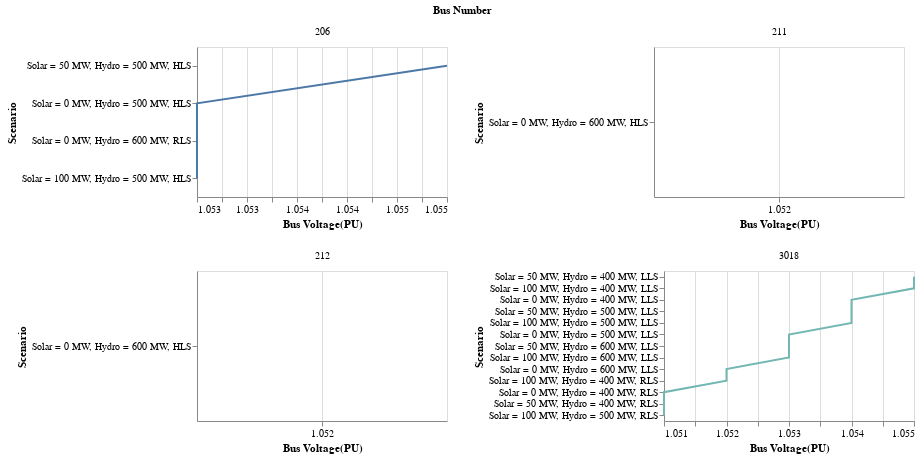

The cell this chart's notebook holds for it:
### Markdown cell above
##### Upper voltage limit violation plot

### Code cell
alt.Chart(volt_high).mark_line().encode(
    alt.X('Bus Voltage(PU)', axis=alt.Axis(format='.3f'), scale=alt.Scale(nice=False, zero=False)),
    alt.Y('Scenario', sort='-x'),
    alt.Color('Bus Number:N', legend=None)).properties(height = 150, width = 250).facet('Bus Number:N',columns=2).resolve_scale(x='independent', y = 'independent')

### Figure 1 — Vega-Lite specification as saved in the notebook (floating-point values rounded to 4 significant figures)
{"config": {"view": {"continuousWidth": 300, "continuousHeight": 300}}, "data": {"name": "data-6e38bf1df7dda42db30452625efdd4ba"}, "facet": {"field": "Bus Number", "type": "nominal"}, "spec": {"mark": {"type": "line"}, "encoding": {"color": {"field": "Bus Number", "legend": null, "type": "nominal"}, "x": {"axis": {"format": ".3f"}, "field": "Bus Voltage(PU)", "scale": {"nice": false, "zero": false}, "type": "quantitative"}, "y": {"field": "Scenario", "sort": "-x", "type": "nominal"}}, "height": 150, "width": 250}, "columns": 2, "resolve": {"scale": {"x": "independent", "y": "independent"}}, "$schema": "https://vega.github.io/schema/vega-lite/v5.20.1.json", "datasets": {"data-6e38bf1df7dda42db30452625efdd4ba": [{"Scenario": "Solar = 0 MW, Hydro = 400 MW, LLS", "Bus Number": 3018, "Bus Name": "CATDOG_G    ", "Area": 5, "Base Voltage": 13.8, "Bus Voltage(PU)": 1.054, "Bus Voltage(kV)": 14.55, "Voltage Range": "1.05<Vbus<1.1"}, {"Scenario": "Solar = 0 MW, Hydro = 400 MW, RLS", "Bus Number": 3018, "Bus Name": "CATDOG_G    ", "Area": 5, "Base Voltage": 13.8, "Bus Voltage(PU)": 1.051, "Bus Voltage(kV)": 14.5, "Voltage Range": "1.05<Vbus<1.1"}, {"Scenario": "Solar = 0 MW, Hydro = 500 MW, LLS", "Bus Number": 3018, "Bus Name": "CATDOG_G    ", "Area": 5, "Base Voltage": 13.8, "Bus Voltage(PU)": 1.053, "Bus Voltage(kV)": 14.53, "Voltage Range": "1.05<Vbus<1.1"}, {"Scenario": "Solar = 0 MW, Hydro = 500 MW, HLS", "Bus Number": 206, "Bus Name": "URBGEN      ", "Area": 2, "Base Voltage": 18.0, "Bus Voltage(PU)": 1.053, "Bus Voltage(kV)": 18.95, "Voltage Range": "1.05<Vbus<1.1"}, {"Scenario": "Solar = 0 MW, Hydro = 600 MW, LLS", "Bus Number": 3018, "Bus Name": "CATDOG_G    ", "Area": 5, "Base Voltage": 13.8, "Bus Voltage(PU)": 1.052, "Bus Voltage(kV)": 14.52, "Voltage Range": "1.05<Vbus<1.1"}, {"Scenario": "Solar = 0 MW, Hydro = 600 MW, RLS", "Bus Number": 206, "Bus Name": "URBGEN      ", "Area": 2, "Base Voltage": 18.0, "Bus Voltage(PU)": 1.053, "Bus Voltage(kV)": 18.95, "Voltage Range": "1.05<Vbus<1.1"}, {"Scenario": "Solar = 0 MW, Hydro = 600 MW, HLS", "Bus Number": 211, "Bus Name": "HYDRO_G     ", "Area": 2, "Base Voltage": 20.0, "Bus Voltage(PU)": 1.052, "Bus Voltage(kV)": 21.05, "Voltage Range": "1.05<Vbus<1.1"}, {"Scenario": "Solar = 0 MW, Hydro = 600 MW, HLS", "Bus Number": 212, "Bus Name": "HYDRO_N     ", "Area": 2, "Base Voltage": 20.0, "Bus Voltage(PU)": 1.052, "Bus Voltage(kV)": 21.05, "Voltage Range": "1.05<Vbus<1.1"}, {"Scenario": "Solar = 50 MW, Hydro = 400 MW, LLS", "Bus Number": 3018, "Bus Name": "CATDOG_G    ", "Area": 5, "Base Voltage": 13.8, "Bus Voltage(PU)": 1.055, "Bus Voltage(kV)": 14.55, "Voltage Range": "1.05<Vbus<1.1"}, {"Scenario": "Solar = 50 MW, Hydro = 400 MW, RLS", "Bus Number": 3018, "Bus Name": "CATDOG_G    ", "Area": 5, "Base Voltage": 13.8, "Bus Voltage(PU)": 1.051, "Bus Voltage(kV)": 14.51, "Voltage Range": "1.05<Vbus<1.1"}, {"Scenario": "Solar = 50 MW, Hydro = 500 MW, LLS", "Bus Number": 3018, "Bus Name": "CATDOG_G    ", "Area": 5, "Base Voltage": 13.8, "Bus Voltage(PU)": 1.054, "Bus Voltage(kV)": 14.54, "Voltage Range": "1.05<Vbus<1.1"}, {"Scenario": "Solar = 50 MW, Hydro = 500 MW, HLS", "Bus Number": 206, "Bus Name": "URBGEN      ", "Area": 2, "Base Voltage": 18.0, "Bus Voltage(PU)": 1.055, "Bus Voltage(kV)": 18.99, "Voltage Range": "1.05<Vbus<1.1"}, {"Scenario": "Solar = 50 MW, Hydro = 600 MW, LLS", "Bus Number": 3018, "Bus Name": "CATDOG_G    ", "Area": 5, "Base Voltage": 13.8, "Bus Voltage(PU)": 1.053, "Bus Voltage(kV)": 14.53, "Voltage Range": "1.05<Vbus<1.1"}, {"Scenario": "Solar = 100 MW, Hydro = 400 MW, LLS", "Bus Number": 3018, "Bus Name": "CATDOG_G    ", "Area": 5, "Base Voltage": 13.8, "Bus Voltage(PU)": 1.055, "Bus Voltage(kV)": 14.56, "Voltage Range": "1.05<Vbus<1.1"}, {"Scenario": "Solar = 100 MW, Hydro = 400 MW, RLS", "Bus Number": 3018, "Bus Name": "CATDOG_G    ", "Area": 5, "Base Voltage": 13.8, "Bus Voltage(PU)": 1.052, "Bus Voltage(kV)": 14.51, "Voltage Range": "1.05<Vbus<1.1"}, {"Scenario": "Solar = 100 MW, Hydro = 500 MW, LLS", "Bus Number": 3018, "Bus Name": "CATDOG_G    ", "Area": 5, "Base Voltage": 13.8, "Bus Voltage(PU)": 1.054, "Bus Voltage(kV)": 14.54, "Voltage Range": "1.05<Vbus<1.1"}, {"Scenario": "Solar = 100 MW, Hydro = 500 MW, RLS", "Bus Number": 3018, "Bus Name": "CATDOG_G    ", "Area": 5, "Base Voltage": 13.8, "Bus Voltage(PU)": 1.051, "Bus Voltage(kV)": 14.5, "Voltage Range": "1.05<Vbus<1.1"}, {"Scenario": "Solar = 100 MW, Hydro = 500 MW, HLS", "Bus Number": 206, "Bus Name": "URBGEN      ", "Area": 2, "Base Voltage": 18.0, "Bus Voltage(PU)": 1.053, "Bus Voltage(kV)": 18.96, "Voltage Range": "1.05<Vbus<1.1"}, {"Scenario": "Solar = 100 MW, Hydro = 600 MW, LLS", "Bus Number": 3018, "Bus Name": "CATDOG_G    ", "Area": 5, "Base Voltage": 13.8, "Bus Voltage(PU)": 1.053, "Bus Voltage(kV)": 14.53, "Voltage Range": "1.05<Vbus<1.1"}]}}
